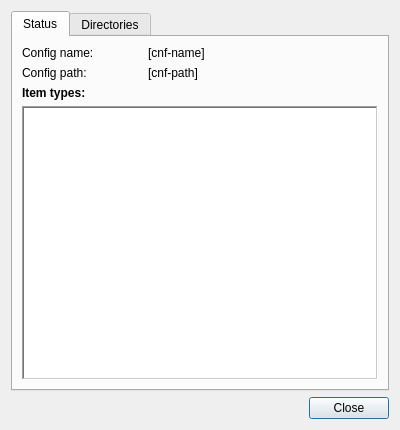
<?xml version="1.0" encoding="UTF-8"?>
<ui version="4.0">
 <class>ConfigStatus</class>
 <widget class="QDialog" name="ConfigStatus">
  <property name="geometry">
   <rect>
    <x>0</x>
    <y>0</y>
    <width>400</width>
    <height>430</height>
   </rect>
  </property>
  <property name="minimumSize">
   <size>
    <width>400</width>
    <height>430</height>
   </size>
  </property>
  <property name="windowTitle">
   <string>Current configuration status</string>
  </property>
  <property name="windowIcon">
   <iconset resource="../_resources/editor.qrc">
    <normaloff>:/images/mushroom16.png</normaloff>:/images/mushroom16.png</iconset>
  </property>
  <layout class="QGridLayout" name="gridLayout">
   <item row="0" column="0">
    <widget class="QTabWidget" name="DataConfigSet">
     <property name="tabPosition">
      <enum>QTabWidget::North</enum>
     </property>
     <property name="currentIndex">
      <number>0</number>
     </property>
     <widget class="QWidget" name="status">
      <attribute name="title">
       <string>Status</string>
      </attribute>
      <layout class="QGridLayout" name="gridLayout_2">
       <item row="2" column="0" colspan="2">
        <widget class="QLabel" name="label_3">
         <property name="font">
          <font>
           <weight>75</weight>
           <bold>true</bold>
          </font>
         </property>
         <property name="text">
          <string>Item types:</string>
         </property>
        </widget>
       </item>
       <item row="1" column="1">
        <widget class="QLabel" name="ConfigPathLabel">
         <property name="text">
          <string notr="true">[cnf-path]</string>
         </property>
        </widget>
       </item>
       <item row="0" column="1">
        <widget class="QLabel" name="ConfigNameLabel">
         <property name="text">
          <string notr="true">[cnf-name]</string>
         </property>
        </widget>
       </item>
       <item row="0" column="0">
        <widget class="QLabel" name="label">
         <property name="maximumSize">
          <size>
           <width>120</width>
           <height>16777215</height>
          </size>
         </property>
         <property name="text">
          <string>Config name:</string>
         </property>
        </widget>
       </item>
       <item row="1" column="0">
        <widget class="QLabel" name="label_2">
         <property name="maximumSize">
          <size>
           <width>120</width>
           <height>16777215</height>
          </size>
         </property>
         <property name="text">
          <string>Config path:</string>
         </property>
        </widget>
       </item>
       <item row="3" column="0" colspan="2">
        <widget class="QListWidget" name="ItemsStatus">
         <property name="frameShape">
          <enum>QFrame::WinPanel</enum>
         </property>
         <property name="frameShadow">
          <enum>QFrame::Sunken</enum>
         </property>
         <property name="lineWidth">
          <number>2</number>
         </property>
         <property name="midLineWidth">
          <number>2</number>
         </property>
         <property name="horizontalScrollBarPolicy">
          <enum>Qt::ScrollBarAlwaysOff</enum>
         </property>
         <property name="alternatingRowColors">
          <bool>true</bool>
         </property>
         <property name="selectionMode">
          <enum>QAbstractItemView::NoSelection</enum>
         </property>
         <property name="iconSize">
          <size>
           <width>16</width>
           <height>16</height>
          </size>
         </property>
        </widget>
       </item>
      </layout>
     </widget>
     <widget class="QWidget" name="dirs">
      <attribute name="title">
       <string>Directories</string>
      </attribute>
      <layout class="QGridLayout" name="gridLayout_3">
       <item row="0" column="0">
        <widget class="QLabel" name="label_4">
         <property name="font">
          <font>
           <weight>75</weight>
           <bold>true</bold>
          </font>
         </property>
         <property name="text">
          <string>Config directories:</string>
         </property>
        </widget>
       </item>
       <item row="1" column="0">
        <widget class="QTableWidget" name="ItemsDirs">
         <property name="frameShape">
          <enum>QFrame::WinPanel</enum>
         </property>
         <property name="frameShadow">
          <enum>QFrame::Sunken</enum>
         </property>
         <property name="lineWidth">
          <number>2</number>
         </property>
         <property name="midLineWidth">
          <number>-2</number>
         </property>
         <property name="autoScrollMargin">
          <number>10</number>
         </property>
         <property name="editTriggers">
          <set>QAbstractItemView::NoEditTriggers</set>
         </property>
         <attribute name="horizontalHeaderDefaultSectionSize">
          <number>100</number>
         </attribute>
         <attribute name="horizontalHeaderMinimumSectionSize">
          <number>20</number>
         </attribute>
         <attribute name="horizontalHeaderShowSortIndicator" stdset="0">
          <bool>false</bool>
         </attribute>
         <attribute name="horizontalHeaderStretchLastSection">
          <bool>true</bool>
         </attribute>
         <attribute name="verticalHeaderVisible">
          <bool>false</bool>
         </attribute>
         <attribute name="verticalHeaderDefaultSectionSize">
          <number>20</number>
         </attribute>
         <attribute name="verticalHeaderHighlightSections">
          <bool>false</bool>
         </attribute>
         <attribute name="verticalHeaderMinimumSectionSize">
          <number>18</number>
         </attribute>
         <column>
          <property name="text">
           <string>Name</string>
          </property>
         </column>
         <column>
          <property name="text">
           <string>Path</string>
          </property>
         </column>
        </widget>
       </item>
      </layout>
     </widget>
    </widget>
   </item>
   <item row="1" column="0">
    <widget class="QDialogButtonBox" name="buttonBox">
     <property name="orientation">
      <enum>Qt::Horizontal</enum>
     </property>
     <property name="standardButtons">
      <set>QDialogButtonBox::Close</set>
     </property>
    </widget>
   </item>
  </layout>
 </widget>
 <resources>
  <include location="../_resources/editor.qrc"/>
 </resources>
 <connections>
  <connection>
   <sender>buttonBox</sender>
   <signal>accepted()</signal>
   <receiver>ConfigStatus</receiver>
   <slot>accept()</slot>
   <hints>
    <hint type="sourcelabel">
     <x>248</x>
     <y>254</y>
    </hint>
    <hint type="destinationlabel">
     <x>157</x>
     <y>274</y>
    </hint>
   </hints>
  </connection>
  <connection>
   <sender>buttonBox</sender>
   <signal>rejected()</signal>
   <receiver>ConfigStatus</receiver>
   <slot>reject()</slot>
   <hints>
    <hint type="sourcelabel">
     <x>316</x>
     <y>260</y>
    </hint>
    <hint type="destinationlabel">
     <x>286</x>
     <y>274</y>
    </hint>
   </hints>
  </connection>
 </connections>
</ui>
